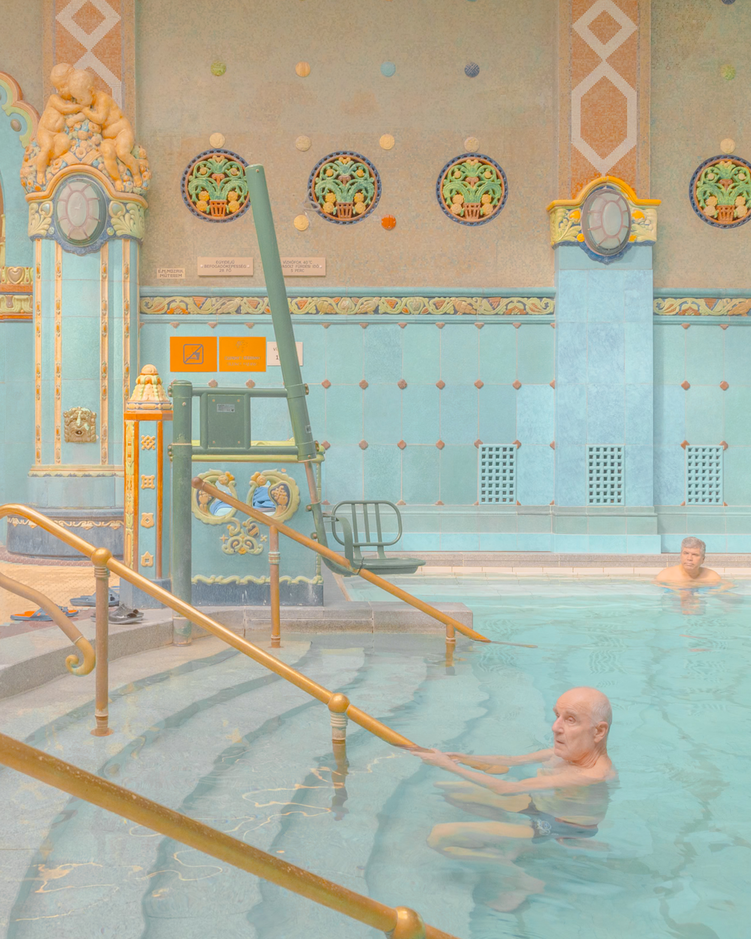
#> input picture 02-project/dl/style_transfer/styles.png, 751 x 939 px, shrunk from 2499 x 3124 before the run
$ python cal_hist.py
#> lines starting #> are read from the running program, lines starting #| are printed output that depends on the picture
#> further down, img is the input picture: shape (939, 751, 3); mean B, G, R 158.1, 176.3, 174
#!/usr/bin/env python
# coding=utf-8
import cv2
import numpy as np
import matplotlib.pyplot as plt

class CalHist:
    def __init__(self, histSize=256, rl=0, rr=256):
        """
        参数:
            histSize: hist长度(精度)
            rl: ranges的左界, ranges是统计的颜色范围
            rr: ranges的右界, ranges是统计的颜色范围
        """
        self.histSize = histSize
        self.ranges = [rl, rr]

    # 输入cv2读取的图片形式, 计算img的hsv直方图list
    def cal_hsv_hist(self, img):
        hsv_img = cv2.cvtColor(img, cv2.COLOR_BGR2HSV)
#> hsv_img: shape (939, 751, 3); mean H, S, V 52.9, 57.5, 189
        hue, saturation, value = cv2.split(hsv_img)
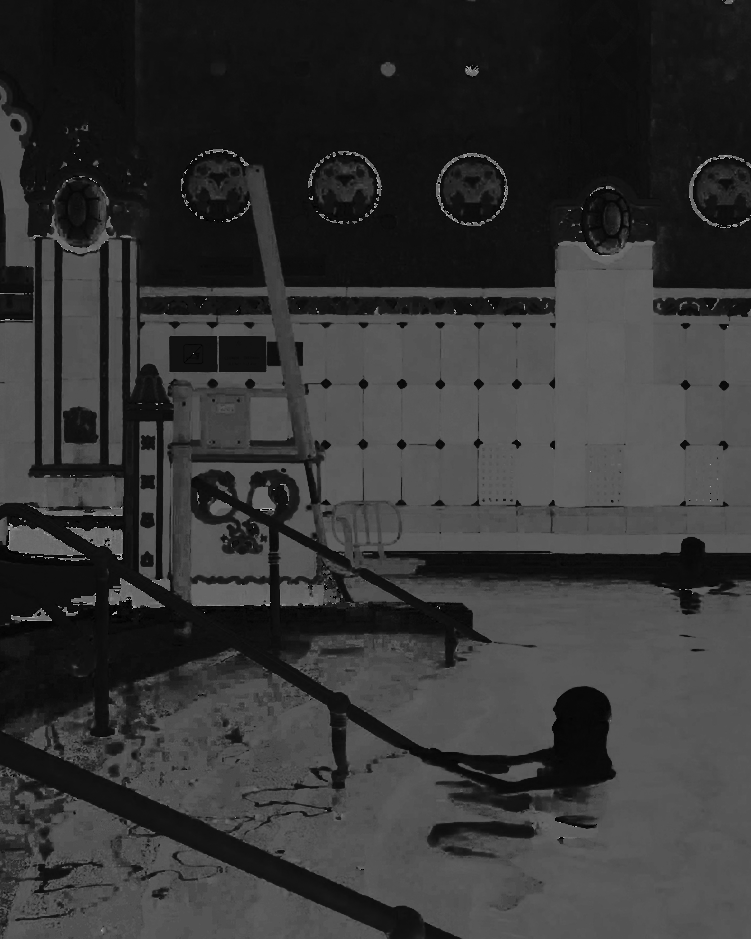
#> hue: shape (939, 751); min 0, max 179, mean 52.9
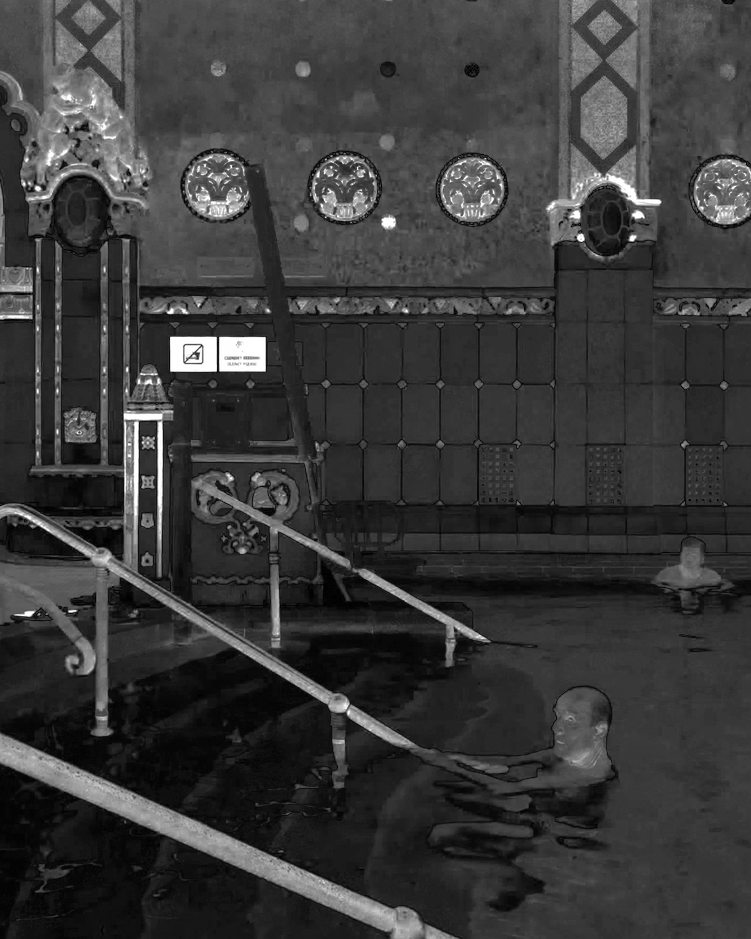
#> saturation: shape (939, 751); min 0, max 255, mean 57.5
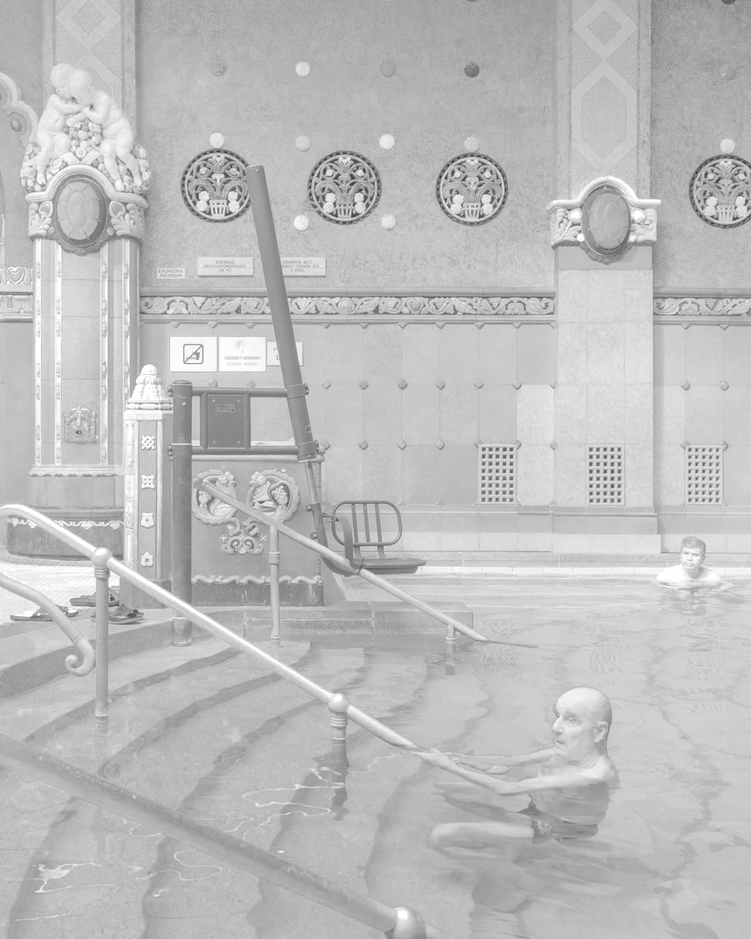
#> value: shape (939, 751); min 46, max 255, mean 189

        # 计算色相直方图
#> (the run stopped early here; a loop or call above may not have finished)
